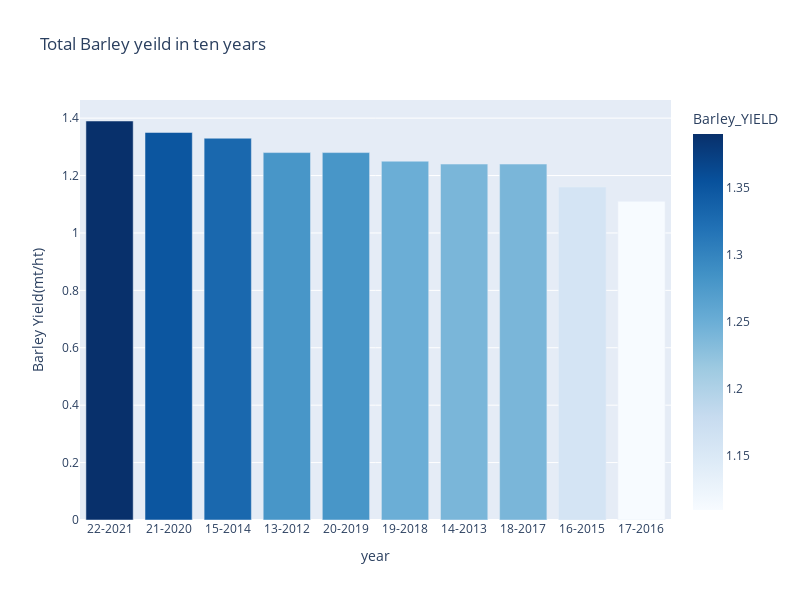

The notebook cell this image was saved under:
### Code cell
fig = px.bar(Barley_yield, x='YEAR', y='Barley_YIELD',
             title='Total Barley yeild in ten years',
             labels={'year': 'YEAR', 'Barley Yield ': 'Barley_YIELD'},
             color='Barley_YIELD', color_continuous_scale='Blues'
          )

fig.update_layout(xaxis_title='year', yaxis_title='Barley Yield(mt/ht)')
fig.update_layout(height=600,width=800)
fig.show()

### Figure 1 — Plotly figure (JSON) as saved in the notebook; plotly's stock layout.template omitted (floating-point values rounded to 4 significant figures)
{"data": [{"alignmentgroup": "True", "hovertemplate": "YEAR=%{x}<br>Barley_YIELD=%{marker.color}<extra></extra>", "legendgroup": "", "marker": {"color": [1.39, 1.35, 1.33, 1.28, 1.28, 1.25, 1.24, 1.24, 1.16, 1.11], "coloraxis": "coloraxis", "pattern": {"shape": ""}}, "name": "", "offsetgroup": "", "orientation": "v", "showlegend": false, "textposition": "auto", "type": "bar", "x": ["22-2021", "21-2020", "15-2014", "13-2012", "20-2019", "19-2018", "14-2013", "18-2017", "16-2015", "17-2016"], "xaxis": "x", "y": [1.39, 1.35, 1.33, 1.28, 1.28, 1.25, 1.24, 1.24, 1.16, 1.11], "yaxis": "y"}], "layout": {"barmode": "relative", "coloraxis": {"colorbar": {"title": {"text": "Barley_YIELD"}}, "colorscale": [[0, "rgb(247,251,255)"], [0.125, "rgb(222,235,247)"], [0.25, "rgb(198,219,239)"], [0.375, "rgb(158,202,225)"], [0.5, "rgb(107,174,214)"], [0.625, "rgb(66,146,198)"], [0.75, "rgb(33,113,181)"], [0.875, "rgb(8,81,156)"], [1, "rgb(8,48,107)"]]}, "height": 600, "legend": {"tracegroupgap": 0}, "title": {"text": "Total Barley yeild in ten years"}, "width": 800, "xaxis": {"anchor": "y", "domain": [0, 1], "title": {"text": "year"}}, "yaxis": {"anchor": "x", "domain": [0, 1], "title": {"text": "Barley Yield(mt/ht)"}}}}
